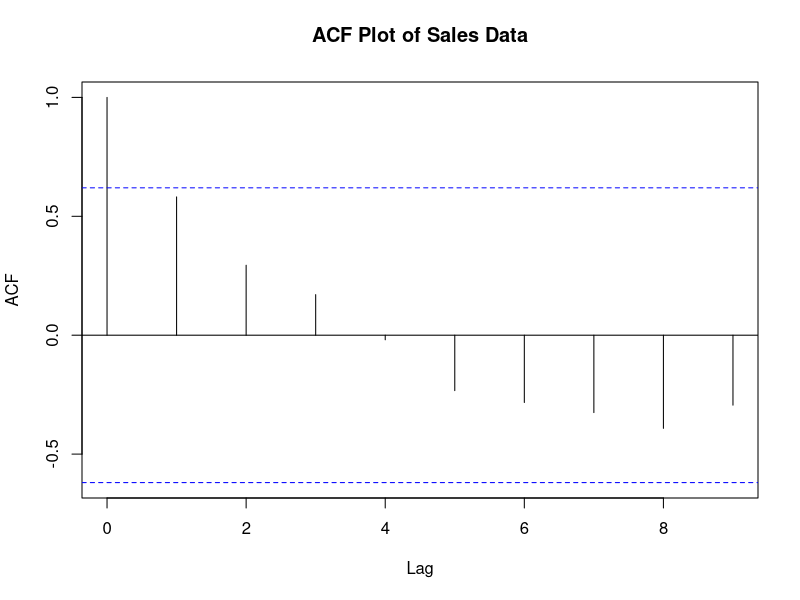
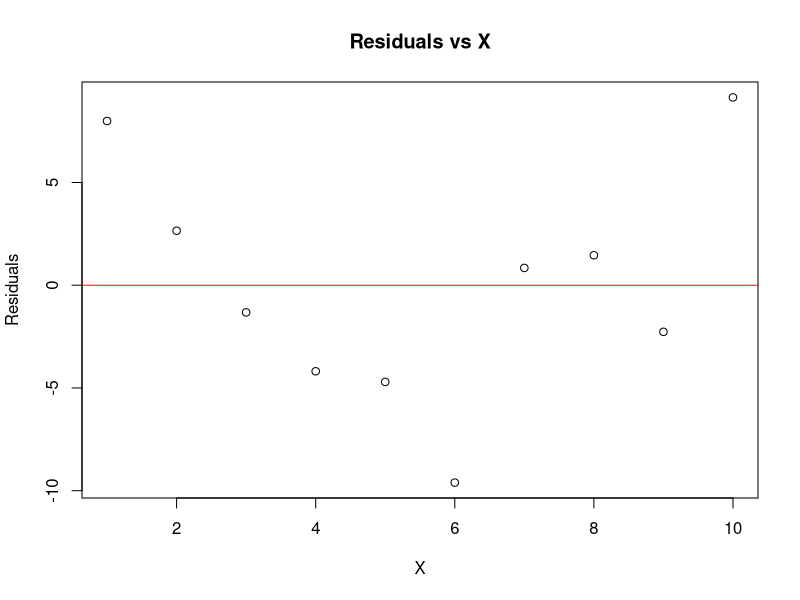

Source code (R) for these figures, in order:
# Load necessary library
library(car)

# Fit linear model
model <- lm(mpg ~ disp + hp + wt, data = mtcars)

# View model summary (optional for understanding)
summary(model)

# Check VIF for multicollinearity
vif_values <- vif(model)
print(vif_values)

# Analyze autocorrelation
# Your sales data
sales_data <- c(100, 102, 104, 103, 105, 107, 106, 108, 110, 112)
acf_values<-acf(sales_data, plot=FALSE)
print(acf_values)
# Analyze autocorrelation
acf(sales_data, main = "ACF Plot of Sales Data")


#Breusch-Pagan test for detecting heteroskedasticity
install.packages("lmtest")
library(lmtest)
x<-c(1,2,3,4,5,6,7,8,9,10)
y<-c(2,5,9,13,18,24,31,39,48,60) + rnorm(10, mean=0, sd=x)
model<-lm(y~x)
plot(x, residuals(model), main="Residuals vs X", ylab="Residuals", xlab="X")
abline(h=0, col="red")
bptest(model)
